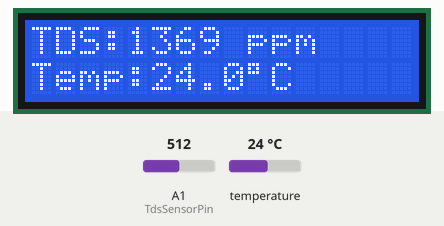
This sketch was run on a simulated Arduino Uno, built with avr-gcc and run on an emulated ATmega328P. On the bench: 16×2 character LCD. The test bench sets the inputs (shaded band); at power-on: temperature 24 °C, A1 (TdsSensorPin) = 512. What the sketch prints to the serial monitor is not drawn.

Above: at 3.7 s.
3.8 s: temperature set to 12 °C
At 5.9 s:
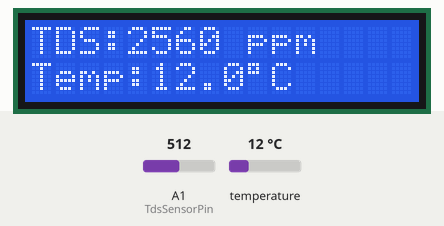
6.2 s: A1 (TdsSensorPin) set to 716
At 8.6 s:
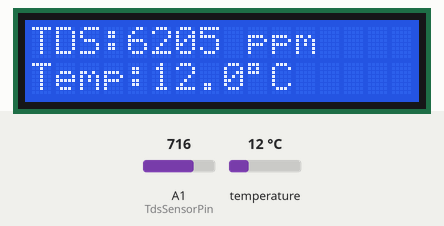
9.4 s: temperature set to 19 °C
At 9.9 s:
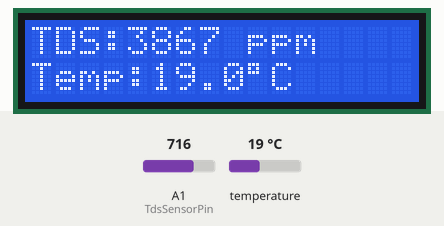
11.0 s: A1 (TdsSensorPin) set to 810
At 13.7 s:
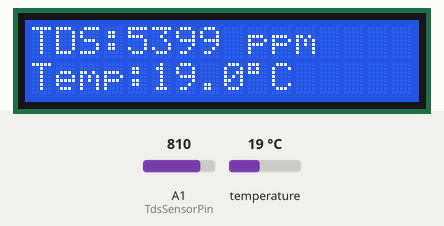
14.3 s: temperature set to 28 °C
At 15.0 s:
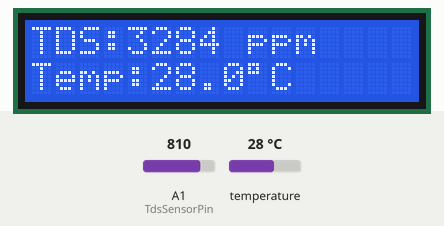
15.9 s: A1 (TdsSensorPin) set to 790
At 18.8 s:
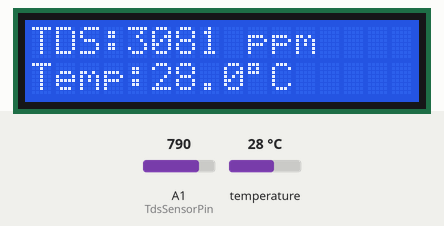
Timing chart, 0 to 20.1 s (numbered marks = the images above; inputs shaded):
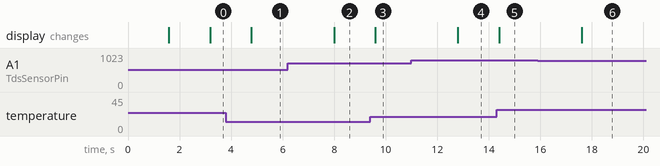

The sketch:

TDS_LCD.ino
```cpp
#include <Wire.h>
#include <LiquidCrystal_I2C.h>
#include <OneWire.h>

#define TdsSensorPin A1
#define ONE_WIRE_BUS 2

#define VREF 5.0
#define SCOUNT 30

LiquidCrystal_I2C lcd(0x27, 16, 2);
OneWire ds(ONE_WIRE_BUS);

// ---------- Variables ----------
int analogBuffer[SCOUNT];
int analogBufferTemp[SCOUNT];
int analogBufferIndex = 0, copyIndex = 0;

float averageVoltage = 0;
float tdsValue = 0;
float temperature = 25.0;

// ---------- Setup ----------
void setup()
{
  Serial.begin(115200);
  pinMode(TdsSensorPin, INPUT);

  lcd.init();
  lcd.backlight();

  lcd.setCursor(0, 0);
  lcd.print("TDS Meter");
  lcd.setCursor(0, 1);
  lcd.print("Init...");
  delay(1500);
  lcd.clear();
}

// ---------- Loop ----------
void loop()
{
  static unsigned long analogSampleTimepoint = millis();
  if (millis() - analogSampleTimepoint > 40)
  {
    analogSampleTimepoint = millis();
    analogBuffer[analogBufferIndex] = analogRead(TdsSensorPin);
    analogBufferIndex++;
    if (analogBufferIndex == SCOUNT)
      analogBufferIndex = 0;
  }

  static unsigned long printTimepoint = millis();
  if (millis() - printTimepoint > 800)
  {
    printTimepoint = millis();

    temperature = readDS18B20();

    for (copyIndex = 0; copyIndex < SCOUNT; copyIndex++)
      analogBufferTemp[copyIndex] = analogBuffer[copyIndex];

    averageVoltage = getMedianNum(analogBufferTemp, SCOUNT) * VREF / 1024.0;

    float compensationCoefficient = 1.0 + 0.02 * (temperature - 25.0);
    float compensationVoltage = averageVoltage / compensationCoefficient;

    tdsValue = (133.42 * compensationVoltage * compensationVoltage * compensationVoltage
              - 255.86 * compensationVoltage * compensationVoltage
              + 857.39 * compensationVoltage) * 0.5;

    // Serial
    Serial.print("Temp: ");
    Serial.print(temperature, 1);
    Serial.print(" C | TDS: ");
    Serial.print(tdsValue, 0);
    Serial.println(" ppm");

    // LCD
    lcd.setCursor(0, 0);
    lcd.print("TDS:");
    lcd.print(tdsValue, 0);
    lcd.print(" ppm   ");

    lcd.setCursor(0, 1);
    lcd.print("Temp:");
    lcd.print(temperature, 1);
    lcd.print((char)223);
    lcd.print("C   ");
  }
}

// ---------- DS18B20 (OneWire puro) ----------
float readDS18B20()
{
  byte data[9];
  byte addr[8];

  if (!ds.search(addr))
  {
    ds.reset_search();
    return temperature; // mantiene último valor válido
  }

  if (OneWire::crc8(addr, 7) != addr[7])
    return temperature;

  ds.reset();
  ds.select(addr);
  ds.write(0x44); // start conversion
  delay(750);

  ds.reset();
  ds.select(addr);
  ds.write(0xBE); // read scratchpad

  for (byte i = 0; i < 9; i++)
    data[i] = ds.read();

  int16_t raw = (data[1] << 8) | data[0];
  return (float)raw / 16.0;
}

// ---------- Mediana ----------
int getMedianNum(int bArray[], int iFilterLen)
{
  int bTab[iFilterLen];
  for (byte i = 0; i < iFilterLen; i++)
    bTab[i] = bArray[i];

  for (int j = 0; j < iFilterLen - 1; j++)
  {
    for (int i = 0; i < iFilterLen - j - 1; i++)
    {
      if (bTab[i] > bTab[i + 1])
      {
        int tmp = bTab[i];
        bTab[i] = bTab[i + 1];
        bTab[i + 1] = tmp;
      }
    }
  }

  if (iFilterLen & 1)
    return bTab[(iFilterLen - 1) / 2];
  else
    return (bTab[iFilterLen / 2] + bTab[iFilterLen / 2 - 1]) / 2;
}
```

Measured:
- after the input at 3.8 s, the display: changes after 0.99 s (image 1)
- after the input at 6.2 s, the display: changes after 1.8 s (image 2)
- after the input at 9.4 s, the display: changes after 0.20 s (image 3)
- after the input at 11.0 s, the display: changes after 1.8 s (image 4)
- after the input at 14.3 s, the display: changes after 0.10 s (image 5)
- after the input at 15.9 s, the display: changes after 1.7 s (image 6)
